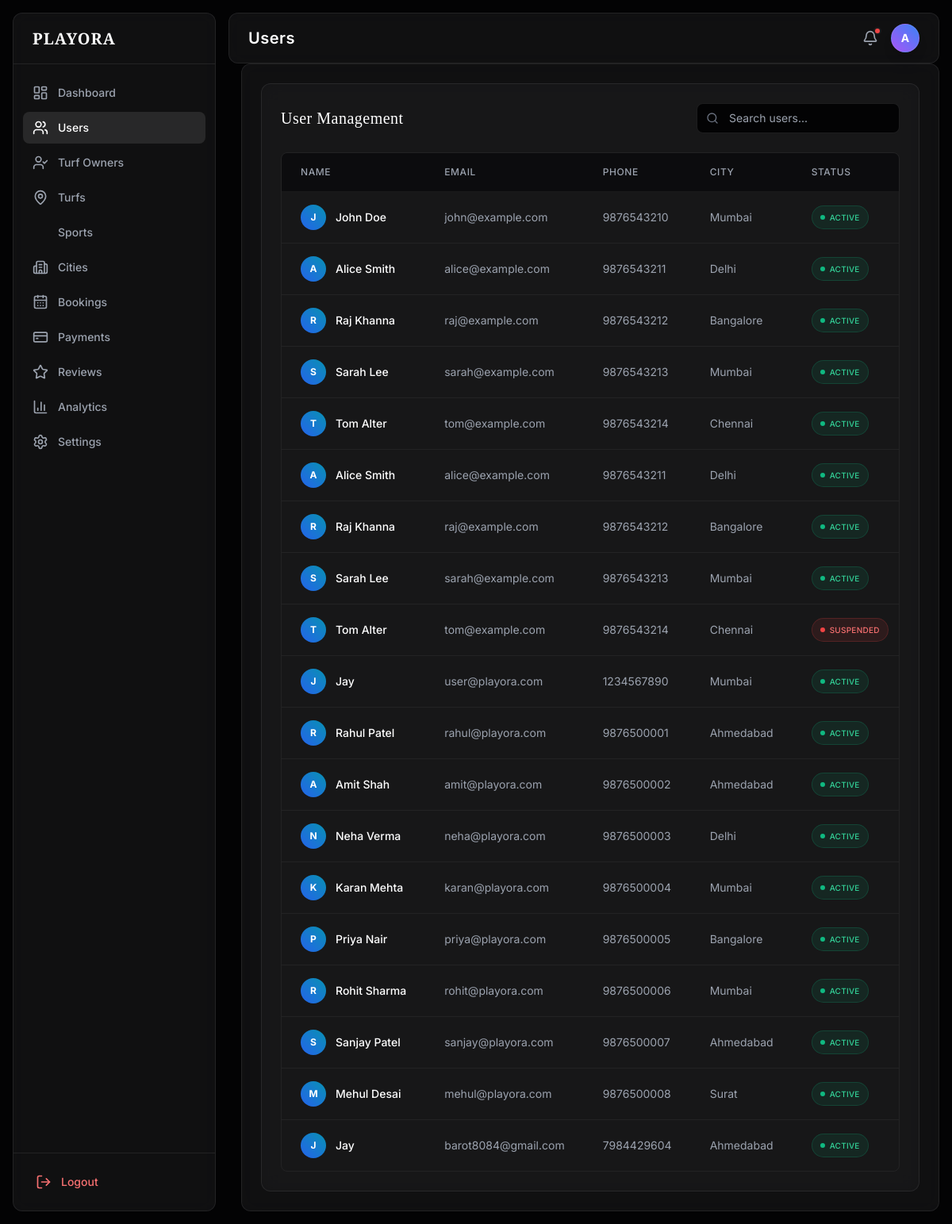
Page /admin/index.php?page=users (signed in) on the committed database.
### tables this page shows
CREATE TABLE `users` (
  `id` int(11) NOT NULL,
  `name` varchar(100) DEFAULT NULL,
  `email` varchar(150) DEFAULT NULL,
  `phone` varchar(20) DEFAULT NULL,
  `city` varchar(100) DEFAULT NULL,
  `password` varchar(255) DEFAULT NULL,
  `status` enum('active','suspended') DEFAULT 'active',
  `created_at` timestamp NOT NULL DEFAULT current_timestamp(),
  `reset_token` varchar(100) DEFAULT NULL
);

### admin/includes/auth.php (called while the page is built, shortened)
<?php
function e($value) {
    return htmlspecialchars($value ?? '', ENT_QUOTES, 'UTF-8');
}
?>

### admin/pages/users.php (the view, shortened to what this page needs)
<?php
$search = $_GET['search'] ?? '';
$query = "SELECT * FROM users";
if ($search) {
    $searchTerm = "%$search%";
    $stmt = $conn->prepare("SELECT * FROM users WHERE name LIKE ? OR email LIKE ?");
    $stmt->bind_param("ss", $searchTerm, $searchTerm);
    $stmt->execute();
    $users = $stmt->get_result();
} else {
    $users = $conn->query($query);
}
?>
<div class="glass-card p-6">
    <div class="flex flex-col md:flex-row justify-between items-start md:items-center mb-6 gap-4">
        <h3 class="text-xl font-serif text-white tracking-wide">User Management</h3>
        <form method="GET" action="index.php" class="relative w-full md:w-64">
            <i data-lucide="search" class="w-4 h-4 absolute left-3 top-1/2 -translate-y-1/2 text-gray-500"></i>
            <input type="text" name="search" value="<?php echo e($search); ?>" placeholder="Search users..." class="w-full bg-void border border-white/10 rounded-lg pl-10 pr-4 py-2 text-sm text-white focus:outline-none focus:border-purple-500/50 transition-colors">
        </form>
    </div>
    <div class="overflow-x-auto border border-white/5 rounded-lg">
        <table class="w-full text-left text-sm whitespace-nowrap">
            <thead class="bg-void/50 border-b border-white/5 uppercase text-xs tracking-wider text-gray-400">
                <tr>
                    <th class="px-6 py-4 font-medium">Name</th>
                    <th class="px-6 py-4 font-medium">Email</th>
                    <th class="px-6 py-4 font-medium">Phone</th>
                    <th class="px-6 py-4 font-medium">City</th>
                    <th class="px-6 py-4 font-medium">Status</th>
                </tr>
            </thead>
            <tbody class="divide-y divide-white/5">
                <?php if ($users && $users->num_rows > 0): ?>
                    <?php while($u = $users->fetch_assoc()): ?>
                        <tr class="hover:bg-white/[0.02] transition-colors">
                            <td class="px-6 py-4 text-white font-medium flex items-center gap-3">
                                <div class="w-8 h-8 rounded-full bg-gradient-to-tr from-blue-600 to-cyan-600 flex items-center justify-center text-xs font-bold shrink-0">
                                    <?php echo strtoupper(substr($u['name'], 0, 1)); ?>
                                </div>
                                <?php echo e($u['name']); ?>
                            </td>
                            <td class="px-6 py-4 text-gray-400"><?php echo e($u['email']); ?></td>
                            <td class="px-6 py-4 text-gray-400"><?php echo e($u['phone']); ?></td>
                            <td class="px-6 py-4 text-gray-400"><?php echo e($u['city']); ?></td>
                            <td class="px-6 py-4">
                                <?php if($u['status'] === 'active'): ?>
                                    <span class="inline-flex items-center gap-1.5 px-2.5 py-1 rounded-full text-[10px] font-medium tracking-wide uppercase bg-emerald-500/10 text-emerald-400 border border-emerald-500/20">
                                        <span class="w-1.5 h-1.5 rounded-full bg-emerald-500"></span> Active
                                    </span>
                                <?php else: ?>
                                    <span class="inline-flex items-center gap-1.5 px-2.5 py-1 rounded-full text-[10px] font-medium tracking-wide uppercase bg-red-500/10 text-red-400 border border-red-500/20">
                                        <span class="w-1.5 h-1.5 rounded-full bg-red-500"></span> Suspended
                                    </span>
                                <?php endif; ?>
                            </td>
                        </tr>
                    <?php endwhile; ?>
                <?php endif; ?>
            </tbody>
        </table>
    </div>
</div>

### admin/includes/head.php (shortened to what this page needs)
<!DOCTYPE html>
<html lang="en">
<head>
    <script src="https://cdn.tailwindcss.com"></script>
</head>
<body class="font-sans antialiased bg-void text-subtle overflow-hidden flex h-screen relative">

### admin/includes/sidebar.php (shortened to what this page needs)
<aside id="sidebar" class="w-64 glass-card m-4 flex flex-col hidden md:flex h-[calc(100vh-2rem)] shrink-0 transition-all duration-300">
    <div class="h-16 flex items-center justify-between px-6 border-b border-[rgba(255,255,255,0.08)]">
        <span class="text-xl font-serif font-bold tracking-wider text-white">PLAYORA</span>
    </div>
    <nav class="flex-1 overflow-y-auto py-4 px-3 space-y-1">
        <?php
        $navItems = [
            'dashboard' => ['icon' => 'layout-dashboard', 'label' => 'Dashboard'],
            'users' => ['icon' => 'users', 'label' => 'Users'],
            'owners' => ['icon' => 'user-check', 'label' => 'Turf Owners'],
            'turfs' => ['icon' => 'map-pin', 'label' => 'Turfs'],
            'sports' => ['icon' => 'dribbble', 'label' => 'Sports'],
            'cities' => ['icon' => 'building-2', 'label' => 'Cities'],
            'bookings' => ['icon' => 'calendar-days', 'label' => 'Bookings'],
            'payments' => ['icon' => 'credit-card', 'label' => 'Payments'],
            'reviews' => ['icon' => 'star', 'label' => 'Reviews'],
            'analytics' => ['icon' => 'bar-chart-3', 'label' => 'Analytics'],
            'settings' => ['icon' => 'settings', 'label' => 'Settings']
        ];
        $currentPage = isset($_GET['page']) ? $_GET['page'] : 'dashboard';
        foreach ($navItems as $key => $item) {
            $isActive = $currentPage === $key;
            $activeClass = $isActive ? 'bg-[rgba(255,255,255,0.1)] text-white' : 'text-gray-400 hover:text-white hover:bg-[rgba(255,255,255,0.05)]';
            echo '<a href="index.php?page='.$key.'" class="flex items-center px-3 py-2.5 rounded-lg transition-colors group '.$activeClass.'">
                    <i data-lucide="'.$item['icon'].'" class="w-5 h-5 mr-3"></i>
                    <span class="font-medium text-sm">'.$item['label'].'</span>
                  </a>';
        }
        ?>
    </nav>
    <div class="p-4 border-t border-[rgba(255,255,255,0.08)]">
        <a href="logout.php" class="flex items-center px-3 py-2.5 rounded-lg text-red-400 hover:bg-red-400/10 transition-colors">
            <i data-lucide="log-out" class="w-5 h-5 mr-3"></i>
            <span class="font-medium text-sm">Logout</span>
        </a>
    </div>
</aside>

### admin/index.php (shortened to what this page needs)
<?php
require_once 'includes/auth.php';
$page = isset($_GET['page']) ? $_GET['page'] : 'dashboard';
?>
<?php require_once 'includes/head.php'; ?>
<?php require_once 'includes/sidebar.php'; ?>
<div class="flex-1 flex flex-col h-screen overflow-hidden relative">
    <div class="flex">
        <?php require_once 'includes/header.php'; ?>
    </div>
    <main class="flex-1 overflow-y-auto p-4 md:pt-0 pt-0 relative z-0">
        <div class="glass-card min-h-full p-6 transition-all duration-300" id="content">
            <?php
            $allowedPages = ['dashboard', 'users', 'owners', 'turfs', 'turf-add', 'turf-edit', 'sports', 'cities', 'bookings', 'payments', 'reviews', 'analytics', 'settings'];
            if (in_array($page, $allowedPages)) {
                $file = "pages/" . $page . ".php";
                if (file_exists($file)) {
                    include($file);
                }
            } else {
                echo "<div class='text-center py-12 mt-12'>
                        <h3 class='text-2xl font-bold text-red-400 mb-2'>403 - Forbidden</h3>
                        <p class='text-gray-500'>Invalid page requested.</p>
                      </div>";
            }
            ?>
        </div>
    </main>
</div>
</body>
</html>

### admin/includes/header.php (shortened to what this page needs)
<header class="h-16 glass-card m-4 mb-0 ml-0 md:ml-0 md:mr-4 flex items-center justify-between px-6 shrink-0 w-full md:w-auto md:flex-1">
    <div class="flex items-center">
        <h2 class="text-xl font-semibold capitalize tracking-wide text-white">
            <?php echo isset($_GET['page']) ? e(str_replace('-', ' ', $_GET['page'])) : 'Dashboard'; ?>
        </h2>
    </div>
    <div class="flex items-center gap-4">
        <button class="text-gray-400 hover:text-white transition-colors relative">
            <i data-lucide="bell" class="w-5 h-5"></i>
            <span class="absolute -top-1 -right-1 w-2.5 h-2.5 bg-red-500 rounded-full border-2 border-[#1a1a1c]"></span>
        </button>
        <div class="h-9 w-9 rounded-full bg-gradient-to-tr from-purple-500 to-blue-500 flex items-center justify-center text-sm font-bold shadow-lg text-white border border-white/10 cursor-pointer">
            A
        </div>
    </div>
</header>

### admin/includes/head.php (style rules this page uses)
body { background-color: #030304; color: #f9f9fa; }
.glass-card { background: rgba(26, 26, 28, 0.6); backdrop-filter: blur(12px); border: 1px solid rgba(255, 255, 255, 0.08); border-radius: 0.75rem; }

### rows in the picture
users: name "J", name "John Doe", email "john@example.com", phone "9876543210", city "Mumbai", status "active" (drawn)
users: name "A", name "Alice Smith", email "alice@example.com", phone "9876543211", city "Delhi", status "active" (drawn)
users: name "R", name "Raj Khanna", email "raj@example.com", phone "9876543212", city "Bangalore", status "active" (drawn)
users: name "S", name "Sarah Lee", email "sarah@example.com", phone "9876543213", city "Mumbai", status "active" (drawn)
users: name "T", name "Tom Alter", email "tom@example.com", phone "9876543214", city "Chennai", status "active" (drawn)
users: name "A", name "Alice Smith", email "alice@example.com", phone "9876543211", city "Delhi", status "active" (drawn)
users: name "R", name "Raj Khanna", email "raj@example.com", phone "9876543212", city "Bangalore", status "active" (drawn)
users: name "S", name "Sarah Lee", email "sarah@example.com", phone "9876543213", city "Mumbai", status "active" (drawn)
users: name "T", name "Tom Alter", email "tom@example.com", phone "9876543214", city "Chennai", status "suspended" (drawn)
users: name "J", name "Jay", email "user@playora.com", phone "1234567890", city "Mumbai", status "active" (drawn)
users: name "R", name "Rahul Patel", email "rahul@playora.com", phone "9876500001", city "Ahmedabad", status "active" (drawn)
users: name "A", name "Amit Shah", email "amit@playora.com", phone "9876500002", city "Ahmedabad", status "active" (drawn)
users: name "N", name "Neha Verma", email "neha@playora.com", phone "9876500003", city "Delhi", status "active" (drawn)
users: name "K", name "Karan Mehta", email "karan@playora.com", phone "9876500004", city "Mumbai", status "active" (drawn)
users: name "P", name "Priya Nair", email "priya@playora.com", phone "9876500005", city "Bangalore", status "active" (drawn)
users: name "R", name "Rohit Sharma", email "rohit@playora.com", phone "9876500006", city "Mumbai", status "active" (drawn)
users: name "S", name "Sanjay Patel", email "sanjay@playora.com", phone "9876500007", city "Ahmedabad", status "active" (drawn)
users: name "M", name "Mehul Desai", email "mehul@playora.com", phone "9876500008", city "Surat", status "active" (drawn)
users: name "J", name "Jay", email "barot8084@gmail.com", phone "7984429604", city "Ahmedabad", status "active" (drawn)

### other values in the picture
$item['label'] "Dashboard"
$item['label'] "Users"
$item['label'] "Turf Owners"
$item['label'] "Turfs"
$item['label'] "Sports"
$item['label'] "Cities"
$item['label'] "Bookings"
$item['label'] "Payments"
$item['label'] "Reviews"
$item['label'] "Analytics"
$item['label'] "Settings"
str_replace('-', ' ', $_GET['page']) "Users"
